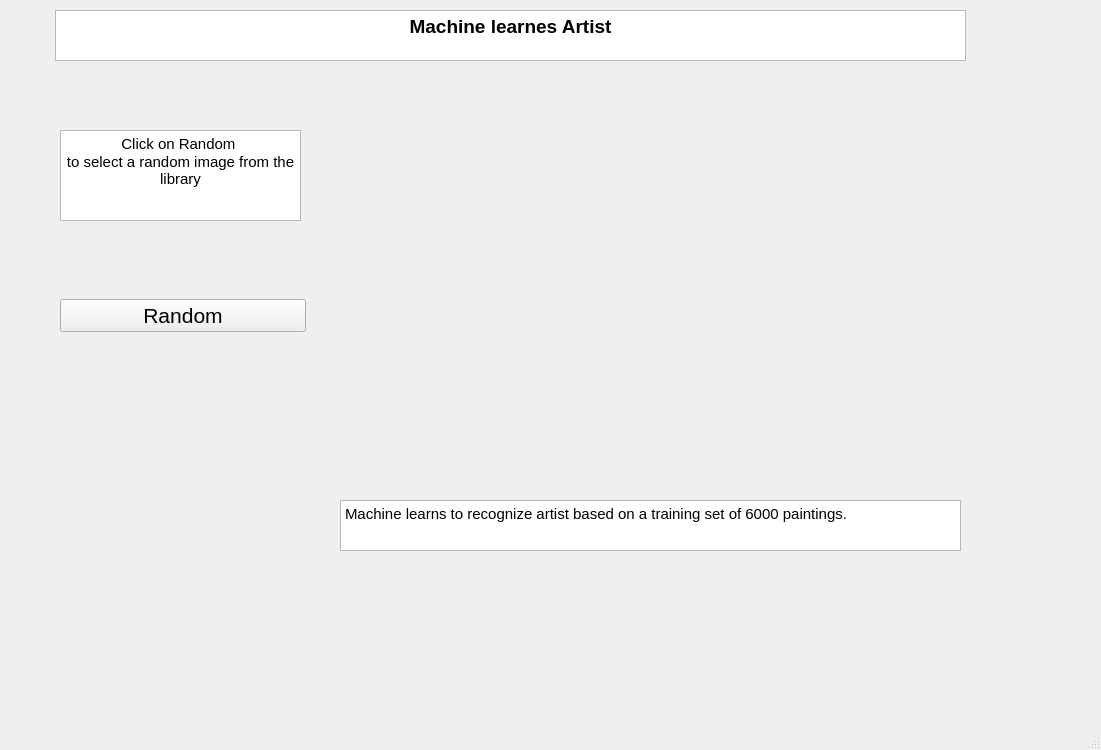
<?xml version="1.0" encoding="UTF-8"?>
<ui version="4.0">
 <class>MainWindow</class>
 <widget class="QMainWindow" name="MainWindow">
  <property name="geometry">
   <rect>
    <x>0</x>
    <y>0</y>
    <width>1101</width>
    <height>750</height>
   </rect>
  </property>
  <property name="windowTitle">
   <string>MainWindow</string>
  </property>
  <widget class="QWidget" name="centralwidget">
   <widget class="QTextBrowser" name="title">
    <property name="geometry">
     <rect>
      <x>55</x>
      <y>10</y>
      <width>911</width>
      <height>51</height>
     </rect>
    </property>
    <property name="html">
     <string>&lt;!DOCTYPE HTML PUBLIC &quot;-//W3C//DTD HTML 4.0//EN&quot; &quot;http://www.w3.org/TR/REC-html40/strict.dtd&quot;&gt;
&lt;html&gt;&lt;head&gt;&lt;meta name=&quot;qrichtext&quot; content=&quot;1&quot; /&gt;&lt;meta charset=&quot;utf-8&quot; /&gt;&lt;style type=&quot;text/css&quot;&gt;
p, li { white-space: pre-wrap; }
hr { height: 1px; border-width: 0; }
li.unchecked::marker { content: &quot;\2610&quot;; }
li.checked::marker { content: &quot;\2612&quot;; }
&lt;/style&gt;&lt;/head&gt;&lt;body style=&quot; font-family:'Segoe UI'; font-size:9pt; font-weight:400; font-style:normal;&quot;&gt;
&lt;p align=&quot;center&quot; style=&quot; margin-top:0px; margin-bottom:0px; margin-left:0px; margin-right:0px; -qt-block-indent:0; text-indent:0px;&quot;&gt;&lt;span style=&quot; font-size:14pt; font-weight:700;&quot;&gt;Machine learnes Artist&lt;/span&gt;&lt;/p&gt;&lt;/body&gt;&lt;/html&gt;</string>
    </property>
   </widget>
   <widget class="QWidget" name="verticalLayoutWidget">
    <property name="geometry">
     <rect>
      <x>60</x>
      <y>240</y>
      <width>246</width>
      <height>151</height>
     </rect>
    </property>
    <layout class="QVBoxLayout" name="verticalLayout">
     <item>
      <widget class="QPushButton" name="painting">
       <property name="font">
        <font>
         <pointsize>16</pointsize>
        </font>
       </property>
       <property name="text">
        <string>Random</string>
       </property>
       <property name="checkable">
        <bool>false</bool>
       </property>
      </widget>
     </item>
    </layout>
   </widget>
   <widget class="QLabel" name="painting1">
    <property name="geometry">
     <rect>
      <x>420</x>
      <y>120</y>
      <width>491</width>
      <height>351</height>
     </rect>
    </property>
    <property name="text">
     <string/>
    </property>
    <property name="pixmap">
     <pixmap>../example_paintings/Paul_Gauguin_78.jpg</pixmap>
    </property>
    <property name="scaledContents">
     <bool>true</bool>
    </property>
   </widget>
   <widget class="QTextBrowser" name="footer_2">
    <property name="geometry">
     <rect>
      <x>60</x>
      <y>130</y>
      <width>241</width>
      <height>91</height>
     </rect>
    </property>
    <property name="html">
     <string>&lt;!DOCTYPE HTML PUBLIC &quot;-//W3C//DTD HTML 4.0//EN&quot; &quot;http://www.w3.org/TR/REC-html40/strict.dtd&quot;&gt;
&lt;html&gt;&lt;head&gt;&lt;meta name=&quot;qrichtext&quot; content=&quot;1&quot; /&gt;&lt;meta charset=&quot;utf-8&quot; /&gt;&lt;style type=&quot;text/css&quot;&gt;
p, li { white-space: pre-wrap; }
hr { height: 1px; border-width: 0; }
li.unchecked::marker { content: &quot;\2610&quot;; }
li.checked::marker { content: &quot;\2612&quot;; }
&lt;/style&gt;&lt;/head&gt;&lt;body style=&quot; font-family:'Segoe UI'; font-size:9pt; font-weight:400; font-style:normal;&quot;&gt;
&lt;p align=&quot;center&quot; style=&quot; margin-top:0px; margin-bottom:0px; margin-left:0px; margin-right:0px; -qt-block-indent:0; text-indent:0px;&quot;&gt;&lt;span style=&quot; font-size:11pt;&quot;&gt;Click on Random &lt;/span&gt;&lt;/p&gt;
&lt;p align=&quot;center&quot; style=&quot; margin-top:0px; margin-bottom:0px; margin-left:0px; margin-right:0px; -qt-block-indent:0; text-indent:0px;&quot;&gt;&lt;span style=&quot; font-size:11pt;&quot;&gt;to select a random image from the library&lt;/span&gt;&lt;/p&gt;&lt;/body&gt;&lt;/html&gt;</string>
    </property>
   </widget>
   <widget class="QTextEdit" name="textEdit">
    <property name="geometry">
     <rect>
      <x>340</x>
      <y>500</y>
      <width>621</width>
      <height>51</height>
     </rect>
    </property>
    <property name="html">
     <string>&lt;!DOCTYPE HTML PUBLIC &quot;-//W3C//DTD HTML 4.0//EN&quot; &quot;http://www.w3.org/TR/REC-html40/strict.dtd&quot;&gt;
&lt;html&gt;&lt;head&gt;&lt;meta name=&quot;qrichtext&quot; content=&quot;1&quot; /&gt;&lt;meta charset=&quot;utf-8&quot; /&gt;&lt;style type=&quot;text/css&quot;&gt;
p, li { white-space: pre-wrap; }
hr { height: 1px; border-width: 0; }
li.unchecked::marker { content: &quot;\2610&quot;; }
li.checked::marker { content: &quot;\2612&quot;; }
&lt;/style&gt;&lt;/head&gt;&lt;body style=&quot; font-family:'Segoe UI'; font-size:9pt; font-weight:400; font-style:normal;&quot;&gt;
&lt;p style=&quot; margin-top:0px; margin-bottom:0px; margin-left:0px; margin-right:0px; -qt-block-indent:0; text-indent:0px;&quot;&gt;&lt;span style=&quot; font-size:11pt;&quot;&gt;Machine learns to recognize artist based on a training set of 6000 paintings.&lt;/span&gt;&lt;/p&gt;&lt;/body&gt;&lt;/html&gt;</string>
    </property>
   </widget>
  </widget>
  <widget class="QMenuBar" name="menubar">
   <property name="geometry">
    <rect>
     <x>0</x>
     <y>0</y>
     <width>1101</width>
     <height>26</height>
    </rect>
   </property>
  </widget>
  <widget class="QStatusBar" name="statusbar"/>
 </widget>
 <resources/>
 <connections/>
</ui>
